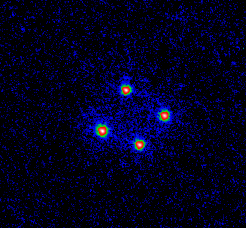
#> input picture fits_reader/hst_11732_02_wfc3_uvis_f275w_drz.fits.png, 246 x 228 px
$ python -i fits_reader.py   (imports and definitions only)   (Python 2 division)   (older library calls are emulated)
#> lines starting #> are read from the running program, lines starting #| are printed output that depends on the picture
"""
Fits file reader and extractor

conventions:
- only use float values thouout the project for image / colordata
- use wcs for image pos, map to pixel x/y (for transform)

v1 2012-03-12 23:50 basic file opening, display, saving
v2 2012-04-02 12:00 advanced options, multiple fitsfiles edit and merge
@author: Rafael Kueng
"""


import numpy as np
import cv2 #using the new pure numpy python interface to opencv
import pyfits #load after opencv, else runtime error
import os


def debug(str):
    print " | debug "+str

class imgData:
    data = [] # original b/w image
    clipped = [] #data with clipped value range
    norm = [] # normalised data
    dim = [0,0] #dimension of picture
    nPix = 0
    desc = ""
    filename = ""
    datasetnr = -1
    color = [] #using float values in entire project
    colorfn = [0,0,0] #maps grayscale value to rgb g -> [b,g,r]
    transform = []
    hist = []
    histfn = lambda x:x
    #mode = -1 #is this a regular picture (0) or a density map (1)

    def __init__(self):
        debug("init imgData")

    # [22 lines left out: functions setData, setColorFn, colorImg, not called in this run]

        #self.coloring_done = False;

    def getColorImg(self):
        pass

    def transformImg(self):
        pass

    def getTransformedImg(self):
        pass

    def getHist(self):
        pass

    # [5 lines left out: function printInfo, not called in this run]

    def printImgInfo(self):
        debug('imginfo:')
        self.printInfo(self.data)

    def printNormInfo(self):
        debug('norminfo:')
        self.printInfo(self.norm)

    def printColorInfo(self):
        debug('colorinfo:')
        self.printInfo(self.color)

    # [117 lines left out: functions dispHist, colorImage, not called in this run]

def adjHistogram(imgData):
    while True:
        print "\n\najdusting histogram of file name {0} [{1}]".format(imgData.filename, imgData.datasetnr)
        print "  1) display histgram"
        print "  2) auto adjust"
        print "  3) set adjust function"
        print "  0) DONE"

        sel = int(raw_input("> "))

        if sel == 1:
            dispHistogram(imgData)

        elif sel == 2:
            pass
        elif sel == 3:
            colorImage(imgData)
        elif sel == 0:
            break
        else:
            print "no valid option"


# [102 lines left out: functions autoAdjHist, dispHistogram, not called in this run]


def densityMap(imgData):
    pass


# [50 lines left out: functions editImage, showImgData, showImg, not called in this run]


def merge(listOfImgData):
    for imgData in listOfImgData:
        pass

def cut(imgData):
    pass


# [40 lines left out: functions readfile, readdemofile, not called in this run]

"""
def readfile():

    hdulist = pyfits.open('ib0r02010_drz.fits')

    print "\nThe file contains the following datasets, please select:\n(if unsure, use 1, resp the entry with name 'sci' and of type ImageHDU)\n"
    hdulist.info()
    sel = int(raw_input("\n>"))

    # output some useful information about the selected dataset
    header = hdulist[sel].header
    #print '\nYour selection has the following target:'
    #print header['targname']
    print '\nprinting out all the cards:'
    print header.ascardlist()


    # getting the data
    # TODO: some error correction if wrong selection done!!
    scidata = hdulist[sel].data
    print "\n\nGot data.."
    print "   - of shape:", np.shape(scidata)
    print "   - of type:", scidata.dtype.name


    #cleaning up
    hdulist.close()

    return scidata
"""

# [55 lines left out: function main, not called in this run]


    #while not done
        #select image
        #transform image
        #edit image
        #preview

    #merge images
    #cut image


"""
def main():
    data = readfile()

    flags = 0 #cv2.CV_WINDOW_NORMAL | cv2.CV_WINDOW_KEEPRATIO | cv2.CV_GUI_EXPANDED
    cv2.namedWindow('FITS', flags)
    cv2.imshow('FITS', data)
    print "press space to save the file to out.jpg"
    ch = cv2.waitKey()
    if ch == ord(' '):
        # TODO: need to check if format is right, probably need to convert first using cvtColor...
        cv2.imwrite('out.jpg', data)
    #if ch == 27:
    #    break
"""

def mainclass():
    pass


# [5 lines not run here, left out]

>>> import cv2
>>> picture = cv2.imread('hst_11732_02_wfc3_uvis_f275w_drz.fits.png', cv2.IMREAD_GRAYSCALE)
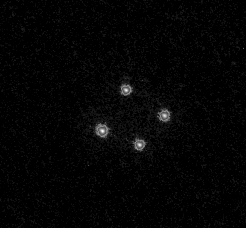
#> picture: shape (228, 246); min 0, max 255, mean 4.4
#> (the run stopped early here; a loop or call above may not have finished)
